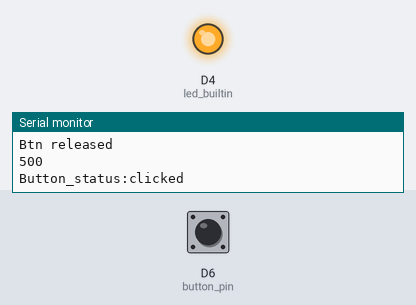
A sketch run on a simulated ESP8266 (NodeMCU). Parts: output pins drawn as LEDs (lit = HIGH), the last lines printed to the serial monitor. Inputs (shaded band) come from the test bench; at power-on: D6 (button_pin) HIGH.

Above: at 3.3 s.
3.4 s: D6 (button_pin) pulled LOW for 3.2 s
At 8.2 s:
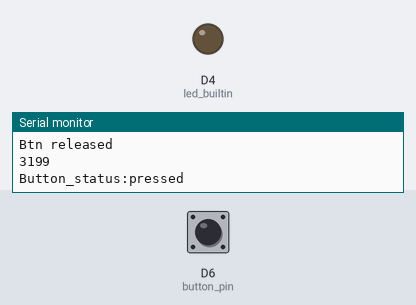
8.5 s: D6 (button_pin) pulled LOW for 1 s
At 10.5 s:
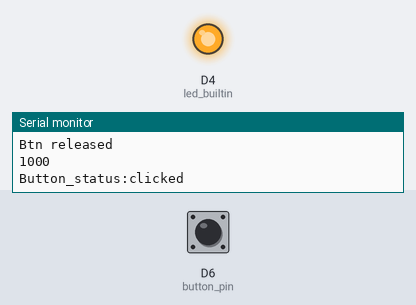
Timing chart, 0 to 12.0 s (numbered marks = the images above; inputs shaded):
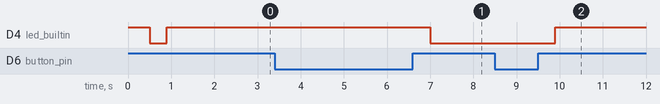

The sketch:

button_timer.ino
```cpp
// (licence header left out)
/*
  Short description:
  with this sketch you can measure the time of pressing button, you can look on elapsed_time variable to get
  time in ms. Change the value below to adjust well for your needs
*/

//variables to change
unsigned long press_time = 2000; // time to accept click as a press action
unsigned int min_time = 300; // minimum time for click

#define button_pin D6
int led_builtin = LED_BUILTIN;

int btnState = 0;
int lastbtnState = 0;

unsigned long count_time = 0;
unsigned long end_time = 0;
unsigned long elapsed_time = 0;
bool flashing_led = false;


void setup() {
  Serial.begin(115200);
  pinMode(led_builtin, OUTPUT);
  //For INPUT_PULLUP look on: https://www.arduino.cc/en/Tutorial/DigitalInputPullup
  pinMode(button_pin, INPUT_PULLUP);//INPUT_PULLUP internal resistor for getting correct values from btn
  digitalWrite(led_builtin, HIGH);
  delay(500);
  digitalWrite(led_builtin, LOW);
}
  unsigned long Btn_check(){
    if(btnState == LOW){
      count_time = millis();
      Serial.println("Btn pressed");
    }else if(btnState == HIGH){
      end_time = millis();
      Serial.println("Btn released");
      elapsed_time = end_time - count_time;
      Serial.println(elapsed_time);
      if (elapsed_time > 300 && elapsed_time < press_time) {
      Serial.println("Button_status:clicked");
      flashing_led = true;
      } else if (elapsed_time >= press_time) {
      Serial.println("Button_status:pressed");
      flashing_led = false;
      }
    }
    return elapsed_time;
    elapsed_time = 0;
  }
void loop() {
  btnState = digitalRead(button_pin);
  if(btnState != lastbtnState){
    Btn_check();
    delay(400);
  }
  lastbtnState = btnState;
  //Sometimes the boards have inverted leds like ESP8266
  if(flashing_led == true){
    digitalWrite(led_builtin, HIGH);
  }
  if(flashing_led == false){
    digitalWrite(led_builtin, LOW);
  }
}
```

Measured:
- after the input at 3.4 s, D4 (led_builtin): HIGH → LOW after 3.6 s
- after the input at 8.5 s, D4 (led_builtin): LOW → HIGH after 1.4 s
